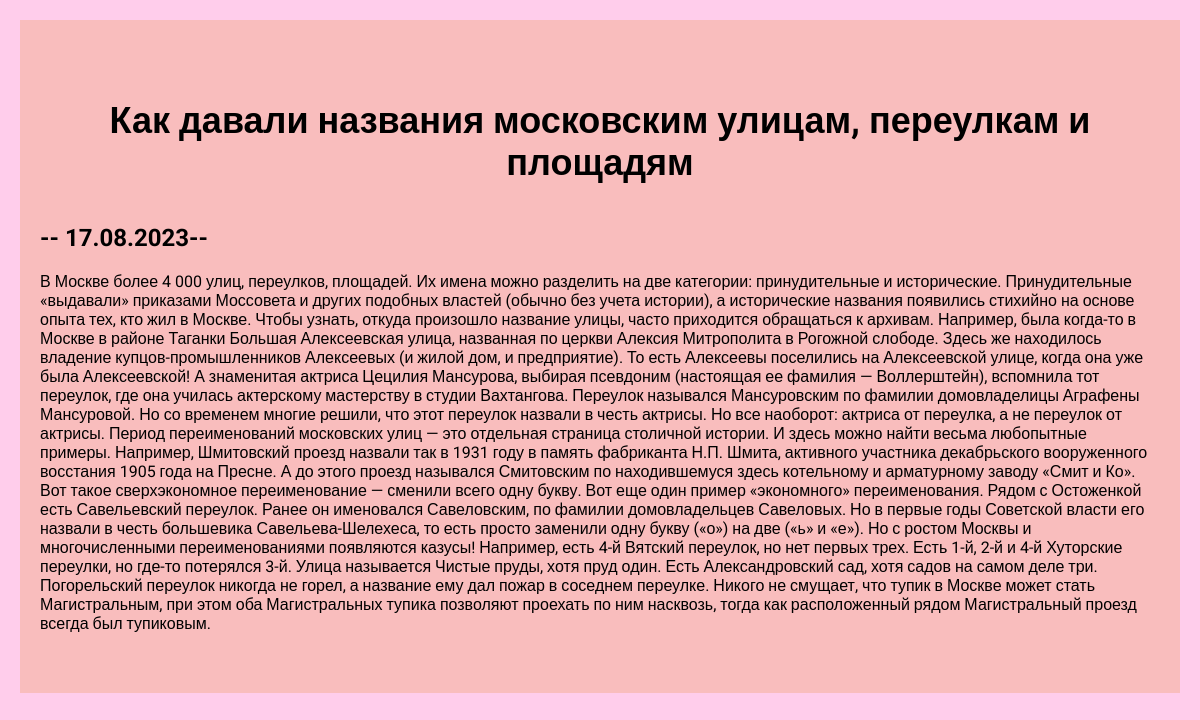
The page /story/2/ on the database its author committed.
### story/models.py (models this page shows, shortened)
class Story(models.Model):
    title = models.CharField(max_length=200)
    description = models.TextField()
    date = models.DateField()

### story/views.py (the view)
# urls.py: path('<int:story_id>/', views.detail, name='detail'),
def detail(request, story_id):
    story = get_object_or_404(Story, pk=story_id)
    return render(request, 'story/detail.html', {'story': story})

### story/templates/story/detail.html
{% extends 'story/base.html' %}
{% block content %}
<div class="detail">
    <h1>{{ story.title }}</h1>
    <h2>-- {{ story.date | date:'d.m.Y' }}--</h2>
    {{ story.description | safe }}
</div>
{% endblock %}

### story/static/css/style.css (style rules this page uses)
body { font-family: 'Roboto', sans-serif; padding: 0; margin: 0; background: #ffcdeb; }
.content h1 { text-align: center; margin: 60px 0 40px; font-size: 36px; }
.detail { background: #f9bdbd; padding: 20px 20px 60px; box-sizing: border-box; }

### rows shown on the page
Story: title "Как давали названия московским улицам, переулкам и площадям", date "17.08.2023", description "В Москве более 4 000 улиц, переулков, площадей. Их имена можно разделить на две категории: принудительные и исторические. Принудительные «выдавали» приказами Моссовета и других подобных властей (обычно без учета истории), а исторические названия появились стихийно на основе опыта тех, кто жил в Москве. Чтобы узнать, откуда произошло название улицы, часто приходится обращаться к архивам. Например, была когда-то в Москве в районе Таганки Большая Алексеевская улица, названная по церкви Алексия Митрополита в Рогожной слободе. Здесь же находилось владение купцов-промышленников Алексеевых (и жилой дом, и предприятие). То есть Алексеевы поселились на Алексеевской улице, когда она уже была…"
